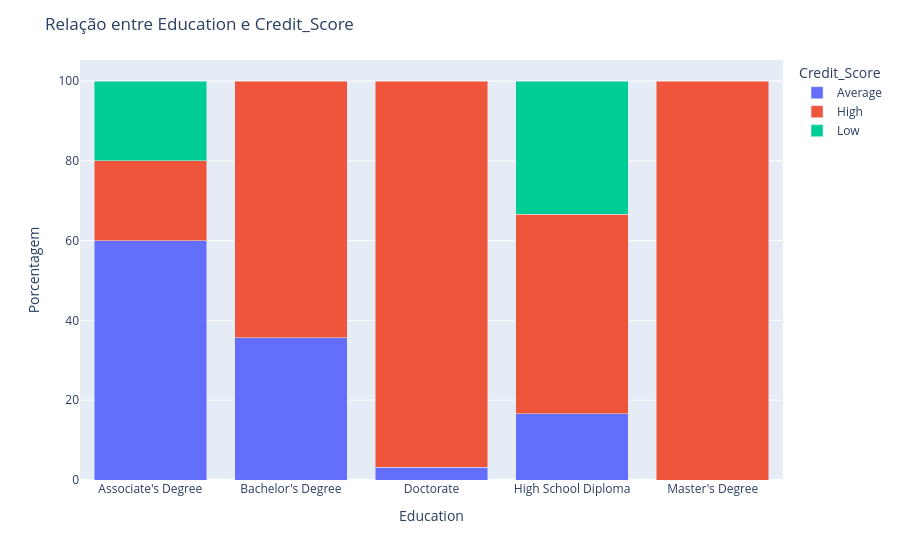

Notebook code for this chart:
### Code cell
# Calcular a porcentagem de cada categoria
df_grouped = df.groupby(['Education', 'Credit_Score']).size().reset_index(name='count')
total_por_churn = df_grouped.groupby('Education')['count'].transform('sum')
df_grouped['percent'] = (df_grouped['count'] / total_por_churn) * 100

# Cria gráfico de barras empilhadas
fig = px.bar(df_grouped, x='Education', y='percent', color='Credit_Score', barmode='stack',
             labels={'Education': 'Education', 'percent': 'Porcentagem', 'Credit_Score': 'Credit_Score'})

fig.update_layout(title='Relação entre Education e Credit_Score',
                  yaxis_title='Porcentagem',
                  legend_title='Credit_Score')
fig.show()

### Figure 1 — Plotly figure (JSON) as saved in the notebook; plotly's stock layout.template omitted (floating-point values rounded to 4 significant figures)
{"data": [{"hovertemplate": "Credit_Score=Average<br>Education=%{x}<br>Porcentagem=%{y}<extra></extra>", "legendgroup": "Average", "marker": {"color": "#636efa", "pattern": {"shape": ""}}, "name": "Average", "orientation": "v", "showlegend": true, "textposition": "auto", "type": "bar", "x": ["Associate's Degree", "Bachelor's Degree", "Doctorate", "High School Diploma"], "xaxis": "x", "y": [60.0, 35.71, 3.226, 16.67], "yaxis": "y"}, {"hovertemplate": "Credit_Score=High<br>Education=%{x}<br>Porcentagem=%{y}<extra></extra>", "legendgroup": "High", "marker": {"color": "#EF553B", "pattern": {"shape": ""}}, "name": "High", "orientation": "v", "showlegend": true, "textposition": "auto", "type": "bar", "x": ["Associate's Degree", "Bachelor's Degree", "Doctorate", "High School Diploma", "Master's Degree"], "xaxis": "x", "y": [20.0, 64.29, 96.77, 50.0, 100.0], "yaxis": "y"}, {"hovertemplate": "Credit_Score=Low<br>Education=%{x}<br>Porcentagem=%{y}<extra></extra>", "legendgroup": "Low", "marker": {"color": "#00cc96", "pattern": {"shape": ""}}, "name": "Low", "orientation": "v", "showlegend": true, "textposition": "auto", "type": "bar", "x": ["Associate's Degree", "High School Diploma"], "xaxis": "x", "y": [20.0, 33.33], "yaxis": "y"}], "layout": {"barmode": "stack", "legend": {"title": {"text": "Credit_Score"}, "tracegroupgap": 0}, "margin": {"t": 60}, "title": {"text": "Relação entre Education e Credit_Score"}, "xaxis": {"anchor": "y", "domain": [0, 1], "title": {"text": "Education"}}, "yaxis": {"anchor": "x", "domain": [0, 1], "title": {"text": "Porcentagem"}}}}
